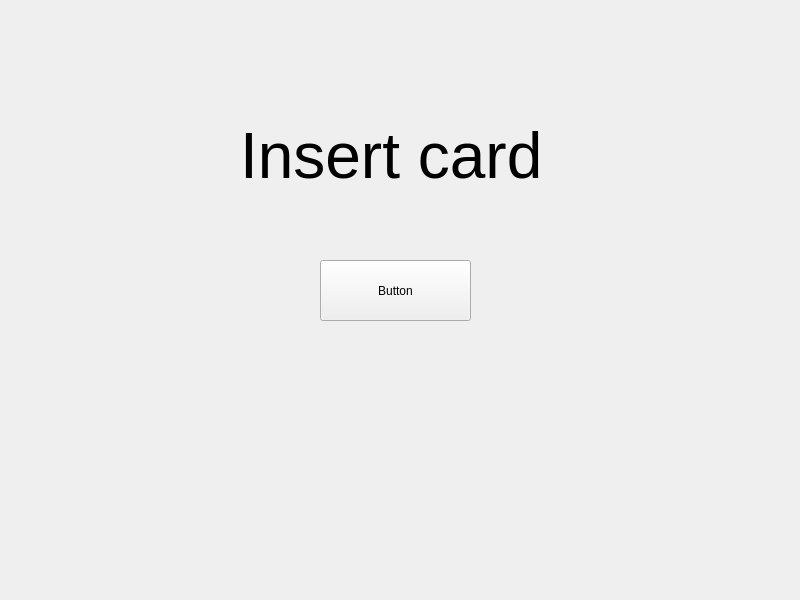
<?xml version="1.0" encoding="UTF-8"?>
<ui version="4.0">
 <class>IdleWindow</class>
 <widget class="QMainWindow" name="IdleWindow">
  <property name="geometry">
   <rect>
    <x>0</x>
    <y>0</y>
    <width>800</width>
    <height>600</height>
   </rect>
  </property>
  <property name="windowTitle">
   <string>IdleWindow</string>
  </property>
  <widget class="QWidget" name="centralwidget">
   <widget class="QLabel" name="otsikko">
    <property name="geometry">
     <rect>
      <x>240</x>
      <y>100</y>
      <width>371</width>
      <height>111</height>
     </rect>
    </property>
    <property name="font">
     <font>
      <pointsize>48</pointsize>
     </font>
    </property>
    <property name="text">
     <string>Insert card</string>
    </property>
   </widget>
   <widget class="QPushButton" name="nappi">
    <property name="geometry">
     <rect>
      <x>320</x>
      <y>260</y>
      <width>151</width>
      <height>61</height>
     </rect>
    </property>
    <property name="text">
     <string>Button</string>
    </property>
   </widget>
  </widget>
 </widget>
 <resources/>
 <connections/>
</ui>
